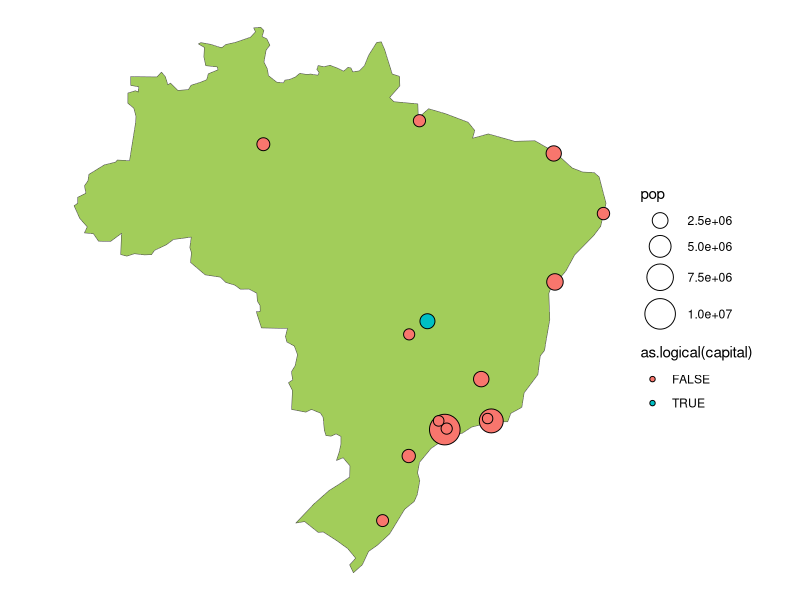

Source code (R):
library(tidyverse)
library(sf)
library(maps)
library(rnaturalearthdata)

brazil_sf <- countries110 %>% 
  st_as_sf() %>% 
  filter(name == "Brazil")

brazil_cities <- world.cities %>% 
  filter(country.etc == "Brazil",
         pop >= 1E6) %>% 
  st_as_sf(coords = c("long", "lat"), crs = 4326) %>% 
  arrange(desc(pop))


ggplot() +
  geom_sf(data = brazil_sf,
          fill = "darkolivegreen3") +
  geom_sf(data = brazil_cities,
          shape = 21,
          aes(fill = as.logical(capital),
              size = pop)) +
  scale_size_area(max_size = 10) +
  theme_void()
